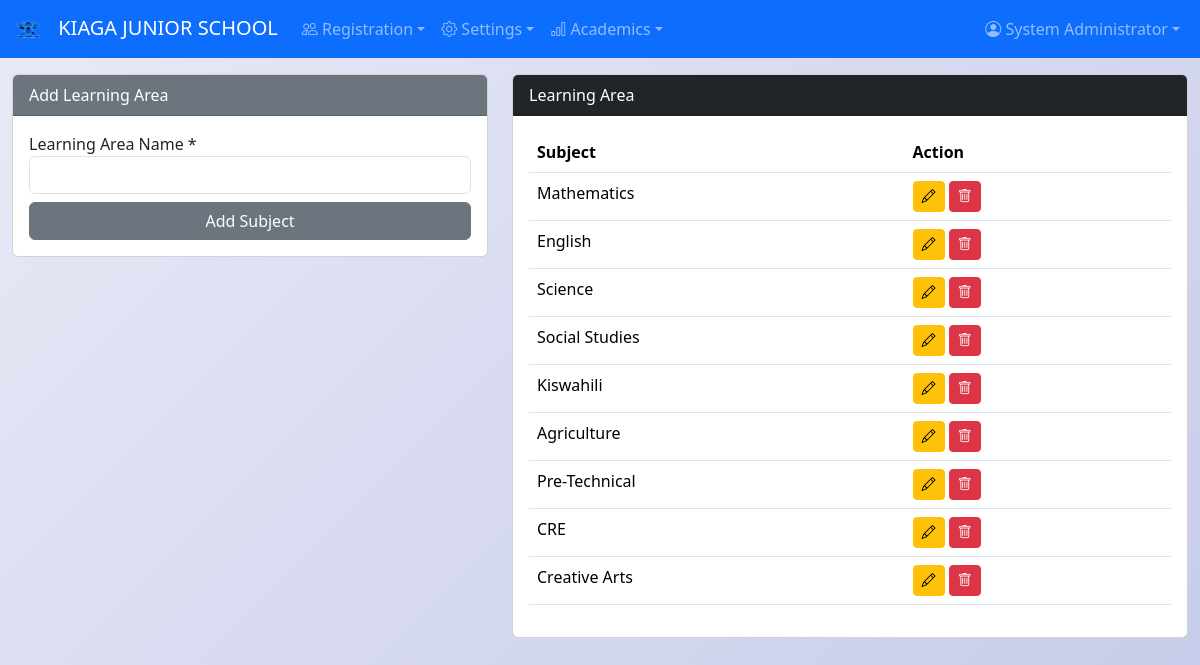
/subjects (signed in), run on the app's committed database.
### app.py (models this page shows, shortened)
class SchoolSettings(db.Model):
    id = db.Column(db.Integer, primary_key=True)
    school_name = db.Column(db.String(200), nullable=False, default='My School')
    school_address = db.Column(db.Text, nullable=True)
    school_phone = db.Column(db.String(50), nullable=True)
    school_email = db.Column(db.String(120), nullable=True)
    school_motto = db.Column(db.String(200), nullable=True)
    principal_name = db.Column(db.String(100), nullable=True)
    principal_title = db.Column(db.String(100), nullable=True, default='Principal')
    city = db.Column(db.String(100), nullable=True)
    logo_url = db.Column(db.String(500), nullable=True)
    po_box = db.Column(db.String(100), nullable=True)
    term_begins = db.Column(db.String(20), nullable=True)
    closing_date = db.Column(db.String(20), nullable=True)

class User(UserMixin, db.Model):
    id = db.Column(db.Integer, primary_key=True)
    username = db.Column(db.String(80), unique=True, nullable=False)
    email = db.Column(db.String(120), unique=True, nullable=True)
    password_hash = db.Column(db.String(200), nullable=False)
    role = db.Column(db.String(20), nullable=False, default='Teacher')
    full_name = db.Column(db.String(100), nullable=False)
    created_at = db.Column(db.DateTime, default=datetime.utcnow)

class Subject(db.Model):
    id = db.Column(db.Integer, primary_key=True)
    name = db.Column(db.String(100), unique=True, nullable=False)
    teacher = db.Column(db.String(100), nullable=True)

### app.py (the view)
@app.route('/subjects', methods=['GET', 'POST'])
@admin_required
def subjects():
    if request.method == 'POST':
        db.session.add(Subject(name=request.form.get('name'))); db.session.commit(); flash('Subject added!', 'success')
        return redirect(url_for('subjects'))
    return render_template('subjects.html', subjects=Subject.query.all())

### app.py (called while the page is built)
def admin_required(f):
    @wraps(f)
    @login_required
    def wrap(*args, **kwargs):
        if current_user.role != 'Admin':
            flash('Access denied. Admin only.', 'danger')
            return redirect(url_for('dashboard'))
        return f(*args, **kwargs)
    return wrap

@login_manager.user_loader
def load_user(user_id):
    return User.query.get(int(user_id))

@app.context_processor
def inject_school_settings():
    s = SchoolSettings.query.first()
    if not s:
        s = SchoolSettings(school_name='My School')
        db.session.add(s)
        db.session.commit()
    gs = GradeSetting.query.order_by(GradeSetting.min_percentage.desc()).all()
    return dict(school=s, grade_settings=gs)

### templates/subjects.html
{% extends "base.html" %}{% block title %}- Learning Areas{% endblock %}{% block content %}
<div class="row">
<div class="col-md-5">
<div class="card"><div class="card-header bg-secondary text-white">Add Learning Area</div>
<div class="card-body">
<form method="POST">
<div class="mb-2"><label>Learning Area Name *</label><input type="text" name="name" class="form-control" required></div>
<button type="submit" class="btn btn-secondary w-100">Add Subject</button>
</form></div></div></div>
<div class="col-md-7">
<div class="card"><div class="card-header bg-dark text-white">Learning Area</div>
<div class="card-body">
<table class="table"><thead><tr><th>Subject</th><th>Action</th></tr></thead>
<tbody>
{% for sub in subjects %}
<tr>
<td>{{ sub.name }}</td>
<td>
<a href="{{ url_for('edit_subject', id=sub.id) }}" class="btn btn-sm btn-warning"><i class="bi bi-pencil"></i></a>
<a href="{{ url_for('delete_subject', id=sub.id) }}" class="btn btn-sm btn-danger" onclick="return confirm('Delete this Learning Area? All marks for this Learning Area will also be deleted.')"><i class="bi bi-trash"></i></a>
</td>
</tr>
{% else %}
<tr><td colspan="2" class="text-center">No Learning Area.</td></tr>
{% endfor %}
</tbody></table>
</div></div></div></div>
{% endblock %}

### templates/base.html (shortened to what this page needs)
<!DOCTYPE html>
<html lang="en">
<head>
    <link href="https://cdn.jsdelivr.net/npm/bootstrap@5.3.2/dist/css/bootstrap.min.css" rel="stylesheet">
    <link rel="stylesheet" href="https://cdn.jsdelivr.net/npm/bootstrap-icons@1.11.2/font/bootstrap-icons.css">
</head>
<body>
{% if current_user.is_authenticated %}
<nav class="navbar navbar-expand-lg navbar-dark bg-primary no-print">
    <div class="container-fluid">
        <a class="navbar-brand" href="{{ url_for('dashboard') }}">
            {% if school.logo_url %}<img src="{{ school.logo_url }}" alt="Logo" style="height:30px;margin-right:8px;">{% else %}<i class="bi bi-mortarboard-fill"></i>{% endif %}
            {{ school.school_name }}
        </a>
        <div class="collapse navbar-collapse" id="navbarNav">
            <ul class="navbar-nav me-auto">
                <li class="nav-item dropdown">
                    <a class="nav-link dropdown-toggle" data-bs-toggle="dropdown" href="#"><i class="bi bi-people"></i> Registration</a>
                </li>
                <li class="nav-item dropdown">
                    <a class="nav-link dropdown-toggle" data-bs-toggle="dropdown" href="#"><i class="bi bi-gear"></i> Settings</a>
                </li>
                <li class="nav-item dropdown">
                    <a class="nav-link dropdown-toggle" data-bs-toggle="dropdown" href="#"><i class="bi bi-bar-chart"></i> Academics</a>
                </li>
            </ul>
            <ul class="navbar-nav">
                <li class="nav-item dropdown">
                    <a class="nav-link dropdown-toggle" data-bs-toggle="dropdown" href="#"><i class="bi bi-person-circle"></i> {{ current_user.full_name }}</a>
                </li>
            </ul>
        </div>
    </div>
</nav>
{% endif %}
<div class="container-fluid mt-2">{% block content %}{% endblock %}</div>
</body>
</html>

### templates/base.html (style rules this page uses)
body { background: linear-gradient(135deg, #e8eaf6 0%, #c5cae9 100%); min-height: 100vh; }

### data on the page
SchoolSettings: logo_url (picture), school_name "KIAGA JUNIOR SCHOOL"
User: full_name "System Administrator"
Subject: name "Mathematics"
Subject: name "English"
Subject: name "Science"
Subject: name "Social Studies"
Subject: name "Kiswahili"
Subject: name "Agriculture"
Subject: name "Pre-Technical"
Subject: name "CRE"
Subject: name "Creative Arts"
